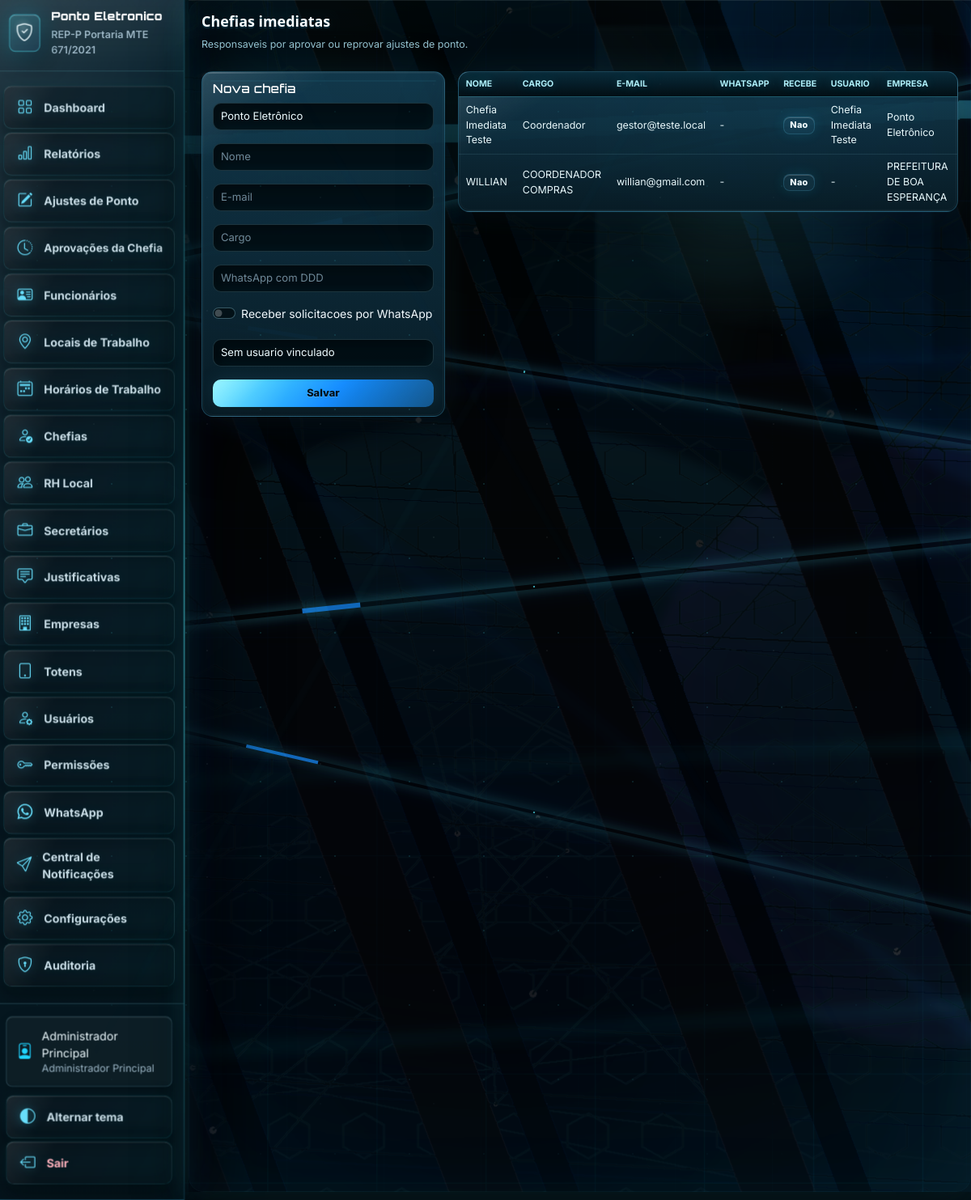
The page /chefias (signed in) on the database its author committed.
### tables this page shows
CREATE TABLE usuarios (
            id INTEGER PRIMARY KEY AUTOINCREMENT,
            nome TEXT NOT NULL,
            login TEXT UNIQUE NOT NULL,
            senha TEXT NOT NULL,
            perfil TEXT NOT NULL
        , funcionario_id INTEGER, ativo INTEGER NOT NULL DEFAULT 1, rh_local_id INTEGER, chefia_id INTEGER, secretario_id INTEGER, cpf TEXT, email TEXT, telefone TEXT, secretaria_departamento TEXT);

CREATE TABLE chefias (
            id INTEGER PRIMARY KEY AUTOINCREMENT,
            empresa_id INTEGER NOT NULL,
            nome TEXT NOT NULL,
            email TEXT,
            cargo TEXT,
            usuario_id INTEGER,
            ativo INTEGER NOT NULL DEFAULT 1,
            FOREIGN KEY (empresa_id) REFERENCES empresas(id),
            FOREIGN KEY (usuario_id) REFERENCES usuarios(id)
        );

CREATE TABLE empresas (
            id INTEGER PRIMARY KEY AUTOINCREMENT,
            razao_social TEXT NOT NULL,
            nome_fantasia TEXT,
            cnpj TEXT UNIQUE NOT NULL,
            ativa INTEGER NOT NULL DEFAULT 1,
            criado_em TEXT NOT NULL
        );

### app.py (the view, shortened to what this page needs)
@app.route("/chefias", methods=["GET", "POST"])
@login_required
@perfil_required("Administrador Principal")
def chefias():
    empresas_rows = query("SELECT * FROM empresas WHERE ativa = 1 ORDER BY razao_social")
    usuarios_rows = query("SELECT * FROM usuarios WHERE perfil IN ('Gestor', 'Chefia Imediata') AND ativo = 1 ORDER BY nome")
    rows = query("""SELECT c.*, e.nome_fantasia empresa, u.nome usuario FROM chefias c
                    JOIN empresas e ON e.id = c.empresa_id
                    LEFT JOIN usuarios u ON u.id = c.usuario_id
                    ORDER BY c.nome""")
    return page_template('pages/chefias.html', title="Chefias", rows=rows, empresas_rows=empresas_rows, usuarios_rows=usuarios_rows)

### app.py (called while the page is built, shortened)
@app.after_request
def add_api_cors_headers(response):
    return response

def get_db():
    if "db" not in g:
        g.db = sqlite3.connect(DB_PATH)
        g.db.row_factory = sqlite3.Row
    return g.db

def query(sql, params=()):
    return get_db().execute(sql, params).fetchall()

def one(sql, params=()):
    return get_db().execute(sql, params).fetchone()

def csrf_token():
    token = session.get("_csrf_token")
    if not token:
        token = secrets.token_urlsafe(32)
        session["_csrf_token"] = token
    return token

def csrf_input():
    return f'<input type="hidden" name="_csrf_token" value="{csrf_token()}">'

@app.before_request
def validate_csrf():
    if request.method != "POST":
        return None

@app.after_request
def security_headers(response):
    response.headers.setdefault("X-Content-Type-Options", "nosniff")
    response.headers.setdefault("X-Frame-Options", "SAMEORIGIN")
    response.headers.setdefault("Referrer-Policy", "strict-origin-when-cross-origin")
    if request.path in ("/totem-facial", "/terminal-ponto") or request.path.startswith("/totem-facial/"):
        response.headers["Cache-Control"] = "no-store, no-cache, must-revalidate, max-age=0"
        response.headers["Pragma"] = "no-cache"
        response.headers["Expires"] = "0"
    return response

def current_user():
    if not session.get("user_id"):
        return None
    return one("SELECT * FROM usuarios WHERE id = ?", (session["user_id"],))

def login_required(view):
    @wraps(view)
    def wrapped(*args, **kwargs):
        if not session.get("user_id"):
            return redirect(url_for("login"))
        return view(*args, **kwargs)
    return wrapped

def perfil_required(*perfis):
    def decorator(view):
        @wraps(view)
        def wrapped(*args, **kwargs):
            user = current_user()
            if not user:
                return redirect(url_for("login"))
            aliases = {
                "RH": "RH Local",
                "Gestor": "Chefia Imediata",
                "Chefia imediata": "Chefia Imediata",
                "Secretário": "Secretário da Pasta",
            }
            perfil = aliases.get(user["perfil"], user["perfil"])
            permitidos = {aliases.get(p, p) for p in perfis}
            if perfil not in permitidos:
                return page("<div class='alert alert-danger'>Acesso negado.</div>", title="Acesso negado"), 403
            return view(*args, **kwargs)
        return wrapped
    return decorator

### templates/pages/chefias.html
{% extends "base.html" %}
{% block body %}
<div class="mb-4"><h3 class="fw-bold">Chefias imediatas</h3><div class="text-muted">Responsaveis por aprovar ou reprovar ajustes de ponto.</div></div>
<div class="row g-3">
  <div class="col-lg-4"><div class="card"><div class="card-body"><h5>Nova chefia</h5>
    <form method="post" class="d-grid gap-3">{{ csrf_input()|safe }}
      <select class="form-select" name="empresa_id">{% for e in empresas_rows %}<option value="{{ e.id }}">{{ e.nome_fantasia or e.razao_social }}</option>{% endfor %}</select>
      <input class="form-control" name="nome" placeholder="Nome" required>
      <input class="form-control" type="email" name="email" placeholder="E-mail">
      <input class="form-control" name="cargo" placeholder="Cargo">
      <input class="form-control" name="whatsapp" placeholder="WhatsApp com DDD">
      <div class="form-check form-switch">
        <input class="form-check-input" type="checkbox" name="receber_solicitacoes_whatsapp" value="1" id="receberSolicitacoesWhats">
        <label class="form-check-label" for="receberSolicitacoesWhats">Receber solicitacoes por WhatsApp</label>
      </div>
      <select class="form-select" name="usuario_id"><option value="">Sem usuario vinculado</option>{% for u in usuarios_rows %}<option value="{{ u.id }}">{{ u.nome }} ({{ u.login }})</option>{% endfor %}</select>
      <button class="btn btn-primary">Salvar</button>
    </form>
  </div></div></div>
  <div class="col-lg-8"><div class="card"><div class="table-responsive"><table class="table table-hover mb-0">
    <thead><tr><th>Nome</th><th>Cargo</th><th>E-mail</th><th>WhatsApp</th><th>Recebe</th><th>Usuario</th><th>Empresa</th></tr></thead>
    <tbody>{% for r in rows %}<tr><td>{{ r.nome }}</td><td>{{ r.cargo or '-' }}</td><td>{{ r.email or '-' }}</td><td>{{ r.whatsapp or '-' }}</td><td>{% if r.receber_solicitacoes_whatsapp %}<span class="badge bg-success">Sim</span>{% else %}<span class="badge bg-secondary">Nao</span>{% endif %}</td><td>{{ r.usuario or '-' }}</td><td>{{ r.empresa }}</td></tr>{% endfor %}</tbody>
  </table></div></div></div>
</div>
{% endblock %}

### templates/base.html (shortened to what this page needs)
<!doctype html>
<html lang="pt-br" data-bs-theme="dark">
<head>
  <link href="https://cdn.jsdelivr.net/npm/bootstrap@5.3.3/dist/css/bootstrap.min.css" rel="stylesheet">
  <link href="https://cdn.jsdelivr.net/npm/bootstrap-icons@1.11.3/font/bootstrap-icons.css" rel="stylesheet">
  <link href="{{ url_for('static', filename='css/app.css') }}?v={{ asset_version }}" rel="stylesheet">
</head>
<body class="app-shell">
<div class="app-background" aria-hidden="true">
  <img class="app-background-image" src="{{ url_for('static', filename='img/login-data-streams.png') }}?v={{ asset_version }}" alt="">
  <img class="app-background-veil" src="{{ url_for('static', filename='img/tech-veil.png') }}?v={{ asset_version }}" alt="">
  <div class="app-background-streams">
    <span class="app-background-stream app-background-stream-a"></span>
    <span class="app-background-stream app-background-stream-b"></span>
    <span class="app-background-stream app-background-stream-c"></span>
    <span class="app-background-stream app-background-stream-d"></span>
  </div>
</div>
{% if session.get('user_id') %}
<div class="layout d-flex">
  <aside class="sidebar">
    <div class="brand">
      <div class="brand-mark"><i class="bi bi-shield-check"></i></div>
      <div><strong>Ponto Eletronico</strong><small>REP-P Portaria MTE 671/2021</small></div>
    </div>
    <div class="sidebar-scroll">
      {{ nav_links('')|safe }}
    </div>
    <div class="sidebar-footer">
      <div class="user-chip"><i class="bi bi-person-badge"></i><span>{{ user.nome }}<small>{{ user.perfil }}</small></span></div>
      <a class="theme-link" href="{{ url_for('toggle_theme') }}"><i class="bi bi-circle-half"></i> Alternar tema</a>
      <a class="logout-link" href="{{ url_for('logout') }}"><i class="bi bi-box-arrow-left"></i> Sair</a>
    </div>
  </aside>
  <main class="content">
    <div class="content-glow"></div>
{% endif %}
    {% block body %}{{ body|safe }}{% endblock %}
{% if session.get('user_id') %}
  </main>
</div>
{% endif %}
</body>
</html>

### rows shown on the page
usuarios: nome "Administrador Principal", perfil "Administrador Principal"
chefias: nome "Chefia Imediata Teste", cargo "Coordenador", email "gestor@teste.local", whatsapp "-", receber_solicitacoes_whatsapp "Nao", empresa "Ponto Eletrônico"
chefias: nome "WILLIAN", cargo "COORDENADOR COMPRAS", email "willian@gmail.com", whatsapp "-", receber_solicitacoes_whatsapp "Nao", usuario "-", empresa "PREFEITURA DE BOA ESPERANÇA"

### other values the page prints
form field empresa_id "Ponto Eletrônico"
